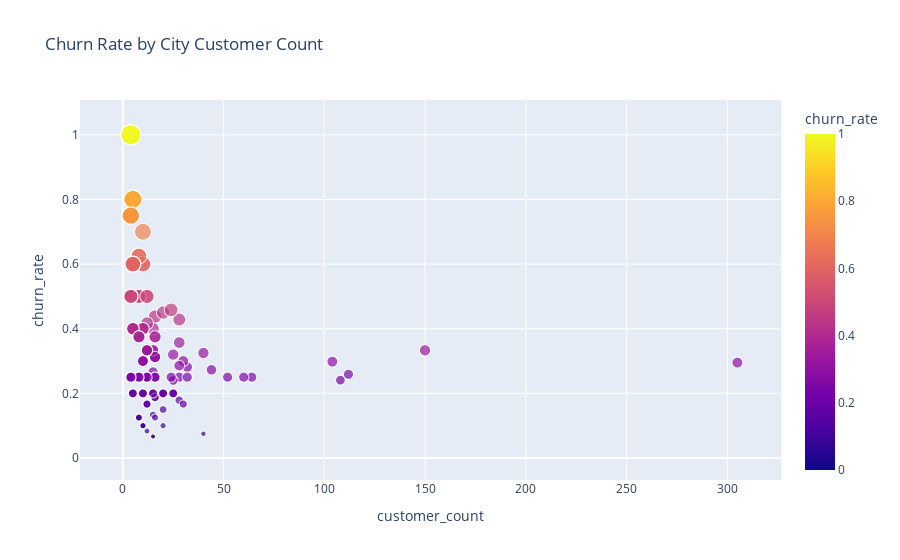

Notebook cell for this chart:
### Code cell
fig = px.scatter(
    city_churn,
    x="customer_count",
    y="churn_rate",
    size="churn_rate",
    labels="city",
    color="churn_rate",
    title="Churn Rate by City Customer Count",
)
fig.show()

### Figure 1 — Plotly figure (JSON) as saved in the notebook; plotly's stock layout.template omitted (floating-point values rounded to 4 significant figures; data arrays with more than 128 entries replaced by an {"elided": "..."} marker saying what was removed)
{"data": [{"hovertemplate": "customer_count=%{x}<br>churn_rate=%{marker.color}<extra></extra>", "legendgroup": "", "marker": {"color": {"elided": "1129 float values"}, "coloraxis": "coloraxis", "size": {"elided": "1129 float values"}, "sizemode": "area", "sizeref": 0.0025, "symbol": "circle"}, "mode": "markers", "name": "", "showlegend": false, "type": "scattergl", "x": {"elided": "1129 int values"}, "xaxis": "x", "y": {"elided": "1129 float values"}, "yaxis": "y"}], "layout": {"coloraxis": {"colorbar": {"title": {"text": "churn_rate"}}, "colorscale": [[0, "#0d0887"], [0.1111, "#46039f"], [0.2222, "#7201a8"], [0.3333, "#9c179e"], [0.4444, "#bd3786"], [0.5556, "#d8576b"], [0.6667, "#ed7953"], [0.7778, "#fb9f3a"], [0.8889, "#fdca26"], [1, "#f0f921"]]}, "legend": {"itemsizing": "constant", "tracegroupgap": 0}, "title": {"text": "Churn Rate by City Customer Count"}, "xaxis": {"anchor": "y", "domain": [0, 1], "title": {"text": "customer_count"}}, "yaxis": {"anchor": "x", "domain": [0, 1], "title": {"text": "churn_rate"}}}}
